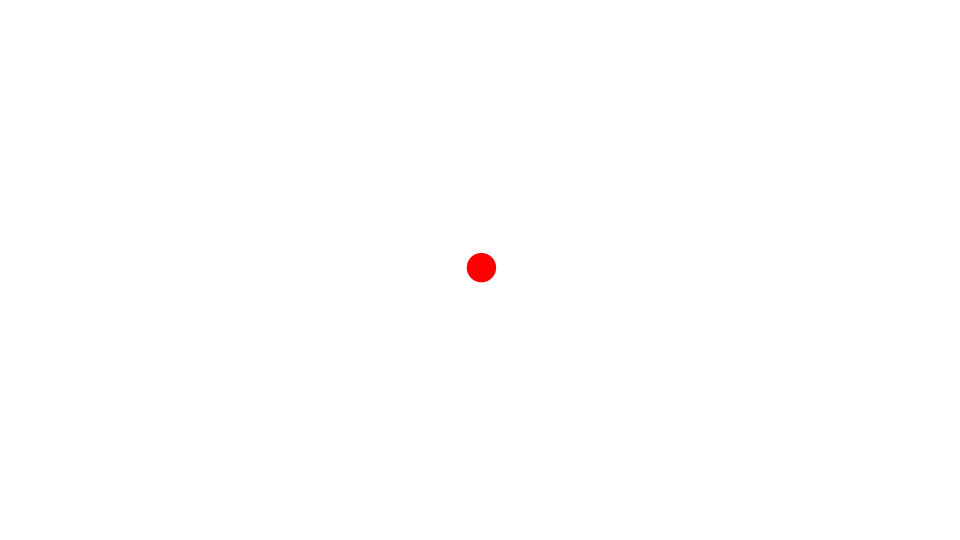
Frame 1 (no input)
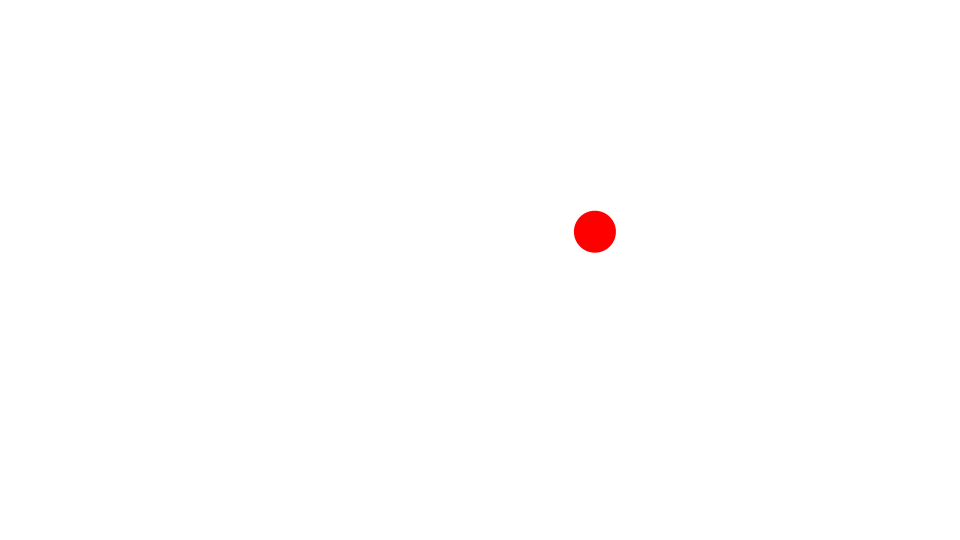
Frame 60 (the mouse pressed at the canvas centre just before this capture)
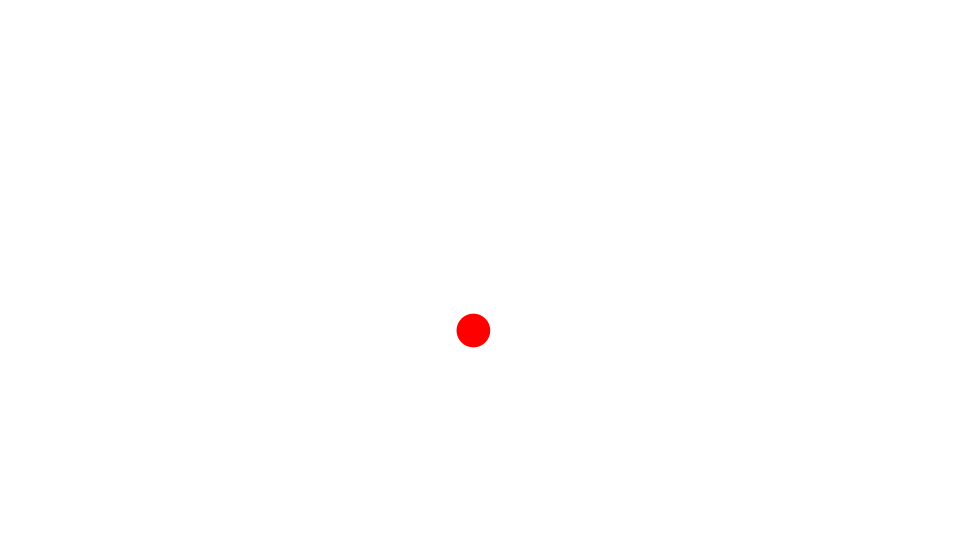
Frame 120 (the mouse held since frame 60 and released just before this capture)

The Processing sketch that drew these frames (run headless with seeded random() and noise(); from frame 60 on, the mouse is pressed at the canvas centre):

// Processing sketch: Bounce3D
// ── Bounce3D.pde
Ball ball;
float xpos = 0;
float ypos = 0;
float zpos = 0;
float vx = random(10) - 5;
float vy = random(10) - 5;
float vz = random(10) - 5;
float fl = 250;
float vpX = 0;
float vpY = 0;
float top = -100;
float bottom = 100;
float left = -100;
float right = 100;
float front = 100;
float back = -100;

void setup() {
  size(960, 540);
  frameRate(30);
  initialize();
}

void initialize() {
  smooth();
  noStroke();
  vpX = width/2;
  vpY = height/2;
  ball = new Ball(15);
  ball.setFillColor(color(255, 0, 0));
}

void draw() {
  background(255);

  xpos += vx;
  ypos += vy;
  zpos += vz;
      
  float radius =  ball.radius;
  if(xpos + radius > right){
    xpos = right - radius;
    vx *= -1;
  }else if(xpos - radius < left){
    xpos = left + radius;
    vx *= -1;
  }
  if(ypos + radius > bottom){
    ypos = bottom - radius;
    vy *= -1;
  }else if(ypos - radius < top){
    ypos = top + radius;
    vy *= -1;
  }
  if(zpos + radius > front){
    zpos = front - radius;
    vz *= -1;
  }else if(zpos - radius < back){
    zpos = back + radius;
    vz *= -1;
  }
  if(zpos > -fl){
    float scale = fl / (fl + zpos);
    ball.scaleX = ball.scaleY = scale;
    ball.x = vpX + xpos * scale;
    ball.y = vpY + ypos * scale;
    ball.visible = true;
  }else{
    ball.visible = false;
  }
  ball.update();
}

////////////////////////////////

class Segment extends Sprite {
  float segmentWidth, segmentHeight;
  float vx, vy;
  
  Segment(float segmentWidth, float segmentHeight) {
    super();
    this.segmentWidth = segmentWidth;
    this.segmentHeight = segmentHeight;
  }
  
  void draw() {
    rect(-segmentHeight / 2,  -segmentHeight / 2, segmentWidth + segmentHeight, segmentHeight, segmentHeight, segmentHeight, segmentHeight, segmentHeight);
    ellipse(0, 0, 2, 2);
    ellipse(segmentWidth, 0, 2, 2);
  }
  
  Point getPin() {
    float angle = rotation * PI / 180;
    float xPos = x + cos(angle) * segmentWidth;
    float yPos = y + sin(angle) * segmentWidth;
    return new Point(xPos, yPos);  
  }
}

////////////////////////////////

class Ball extends Sprite {
  float radius;
  float vx, vy;
  float mass = 1;
  
  Ball(float radius){
    super();
    this.radius = radius;
  }
  
  void draw(){
    if(dist(mouseX, mouseY, x, y) < radius) {
      isRollOver = true;
    }else{
      isRollOver = false;
    }
    ellipse(0, 0, radius*2, radius*2);
  }
}

////////////////////////////////

class Sprite extends Object {
  float x, y;
  float scaleX, scaleY;
  float width, height;
  float rotation;
  boolean visible;
  color strokeColor;
  color fillColor;
  Boolean isStroke;
  Boolean isFill;
  Boolean isRollOver;
  Boolean locked;
  float xoff, yoff;
 
  Sprite() {
    super();
    scaleX = 1.0;
    scaleY = 1.0;
    strokeColor = color(0);
    fillColor = color(0);
    isStroke = false;
    isFill = false;
    isRollOver = false;
    locked = false;
    visible = true;
  }
  
  void update() {
    if(! visible) return;
    pushMatrix();
    if(locked){
      x = mouseX - xoff;
      y = mouseY - yoff;
    }  
    translate(x, y);
    scale(scaleX, scaleY);
    rotate(rotation * PI / 180.0);
    if(isStroke) stroke(strokeColor);
    if(isFill) fill(fillColor);
    draw();
    popMatrix();
  }
  
  void setStrokeColor(color strokeColor) {
    this.strokeColor = strokeColor;
    isStroke = true;
  }
  
  void setFillColor(color fillColor) {
    this.fillColor = fillColor;
    isFill = true;
  }
  
  void startDrag() {
    if(isRollOver){
      locked = true;
      xoff = mouseX - x;
      yoff = mouseY - y;
    }
  }
  
  void stopDrag() {
    locked = false;
  }
  
  void draw() {}
}

////////////////////////////////

class Point extends Object {
  float x, y;
  
  Point(float x, float y) {
    super();
    this.x = x;
    this.y = y;
  }
}

////////////////////////////////

class Object {
  Object() {}
}
